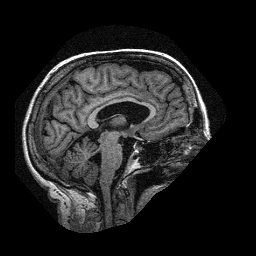
#> input picture unet-cc-segmentation/src/datasets/oasis_imgs/OAS1_0001_MR1_62.tif, 256 x 256 px; its folder holds 4 pictures in this run
$ jupyter execute generate-dataset.ipynb
#> lines starting #> are read from the running program, lines starting #| are printed output that depends on the picture; after the words box and inside, x2 and y2 are one past the last pixel; in counts of white or black regions, pixels touching at a corner belong together
[cell 1]
import numpy as np
import os
import joblib
import math
from PIL import Image

### Create numpy arrays from raw images

[cell 2]
datasets = [
    'datasets/oasis_imgs'
]

img_size = (128, 128)
Xall, Yall = np.array([]), np.array([])
number_of_images_total = 0

for dataset in datasets:
    print("Reading data for dataset {}".format(dataset))
    total_images_for_dataset = 0
    dataset_folder = os.path.join('.', dataset)
    dataset_files = sorted(os.listdir(dataset_folder))
    dataset_size = len(dataset_files)
    for i in range(0, dataset_size, 2):
        number_of_images_total += 1
        total_images_for_dataset += 1
        full_image = dataset_files[i]
        segmented_image = dataset_files[i+1]
        if 'abide' in dataset_folder:
            full_image, segmented_image = segmented_image, full_image
        filename = os.path.splitext(full_image)[0]

        # create np array image of full image
        tiff_file_path = os.path.join(dataset_folder, full_image)
        tiff_image = Image.open(tiff_file_path, 'r').convert('L').resize(img_size)
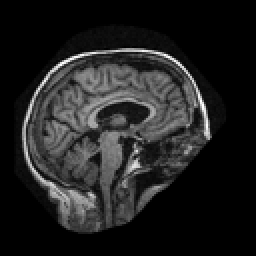
#> tiff_image: PIL image 128x128 L (shown 2 times larger); min 0, max 255, mean 32.7
        full_image = np.array(tiff_image)
        Xall = np.append(Xall, full_image)
#> Xall = 16384 values, max 255 at index 3668, min 0 at index 0, mean 32.68

        # create np array image of segmented image
        tiff_file_path = os.path.join(dataset_folder, segmented_image)
        tiff_image = Image.open(tiff_file_path, 'r').convert('L').resize(img_size)
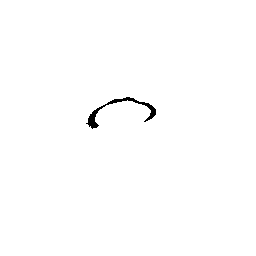
#> input picture unet-cc-segmentation/src/datasets/oasis_imgs/OAS1_0001_MR1_62_ccseg.tif, 256 x 256 px
        segmented_image = np.array(tiff_image)
        segmented_image[segmented_image != 255] = 1.0
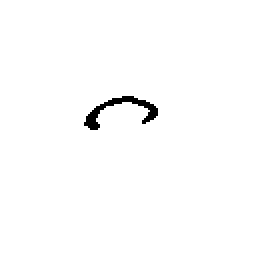
#> segmented_image: shape (128, 128) (shown 2 times larger); values 1 (black) and 255 (white), 98.9% white; 1 black region, box (x1, y1, x2, y2) and area: (42, 48, 79, 65) 177
        segmented_image[segmented_image == 255] = 0.0
        Yall = np.append(Yall, segmented_image)
#> Yall = 16384 values, max 1 at index 6205, min 0 at index 0, mean 0.0108

        if number_of_images_total % 1000 == 0:
            print("{} / {} processed!".format(total_images_for_dataset, dataset_size // 2))
    print("Dataset {} finished!".format(dataset))

Xall = Xall.reshape(number_of_images_total, *img_size, 1)
Yall = Yall.reshape(number_of_images_total, *img_size, 1)

print("Generated dataset shapes. input: {} ; output: {}".format(Xall.shape, Yall.shape))
#| Generated dataset shapes. input: (2, 128, 128, 1) ; output: (2, 128, 128, 1)

joblib.dump((Xall, Yall), 'datasets/dataset-1/all.pkl')
